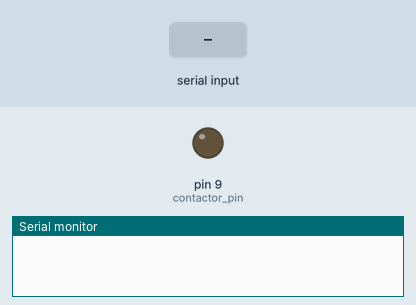
Bench run of a sketch on a simulated Arduino Uno, built with avr-gcc and run on an emulated ATmega328P. On the bench: output pins drawn as LEDs (lit = HIGH), the last lines printed to the serial monitor. Inputs (shaded band) come from the test bench.

Above: at 1.2 s.
1.3 s: "1" received over Serial
At 2.6 s:
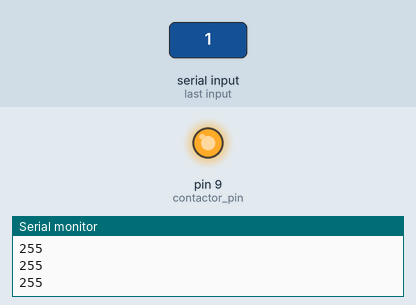
Timing chart, 0 to 4.3 s (numbered marks = the images above; inputs shaded):
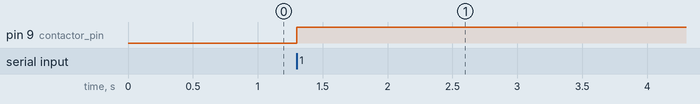

The sketch:

FeatherCANTestESCEmulator.ino
```cpp
/*
  Outputs Telemetry Data Emulating an APD ESC
  0: Voltage Low
  1: Voltage High
  2: Temperature Low
  3: Temperature High
  4: Bus Current Low
  5: Bus Current High
  6: Reserved (Not Used)
  7: Reserved (Not Used)
  8: ERPM 1
  9: ERPM 2
  10: ERPM 3
  11: ERPM 4
  12: Throttle Duty Low
  13: Throttle Duty High
  14: Motor Duty Low
  15: Motor Duty High
  16: Status Flags
  17: Reserved (Not Used)
  18: Fletcher Checksum Low
  19: Fletcher Checksum High
  20: Stop Byte Low
  21: Stop Byte High
*/
#include <SoftwareSerial.h>


// Voltage
    int V_HI = 255;
    int V_LO = 255;

    // Temperature
    int T_HI = 255;
    int T_LO = 255;

    // Current
    int I_HI = 255;
    int I_LO = 255;

    // Reserved
    int R0_HI = 255;
    int R0_LO = 255;

    // eRPM
    int RPM0 = 255;
    int RPM1 = 255;
    int RPM2 = 255;
    int RPM3 = 255;

    // Input Duty
    int DUTYIN_HI = 255;
    int DUTYIN_LO = 255;

    // Motor Duty
    int MOTORDUTY_HI = 255;
    int MOTORDUTY_LO = 255;

    // Reserved
    int R1 = 255;

    //Status Flags
    int statusFlag = 255;

    // checksum
    int CSUM_HI = 255;
    int CSUM_LO = 255;

    int Stop_HI = 255;
    int Stop_LO = 255;

    int Buffer[22] = {V_HI,V_LO,T_HI,T_LO,I_HI,I_LO,R0_HI,R0_LO,RPM0,RPM1,RPM2,RPM3,DUTYIN_HI,DUTYIN_LO,MOTORDUTY_HI,MOTORDUTY_LO,R1,statusFlag,CSUM_HI,CSUM_LO,Stop_HI,Stop_LO};

SoftwareSerial mySerial(10, 11); // RX, TX

void setup()
{
  pinMode(9, OUTPUT); //contactor pin
  Serial.begin(9600);
  mySerial.begin(115200);
}

void loop() {

  if (Serial.available())
  {
    for(int i = 0; i < sizeof(Buffer)/2; i++)
    {
      mySerial.write(Buffer[i]);  // read it and send it out Serial1 (pins 0 & 1)
      Serial.println(Buffer[i]);
      digitalWrite(9, 1);
      delay(1);
    }
  }
}
```

Measured:
- after the input at 1.3 s, pin 9 (contactor_pin): LOW → HIGH at once
